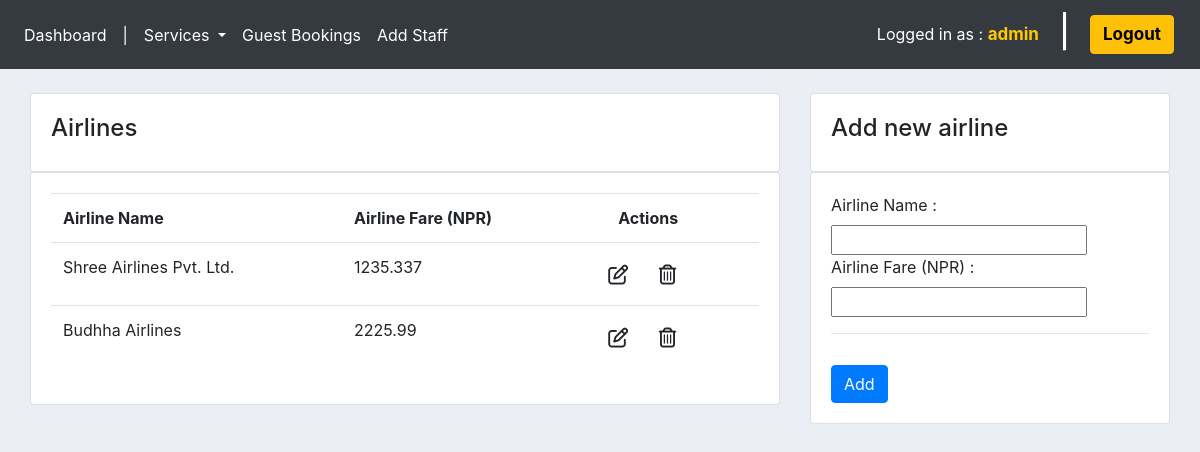
Screenshot of /airlines/ (signed in) with the database file from the repository.
### tour/models.py (models this page shows, shortened)
class Airline(models.Model):
    airlineName = models.CharField(max_length=200, null=True)
    fare = models.FloatField(max_length=200, null=True)

### ums/decorators.py (the view)
        def wrapper_func(request, *args, **kwargs):
            group = None
            if request.user.groups.exists():
                group = request.user.groups.all()[0].name
            if group in allowed_roles:
                return view_func(request, *args, **kwargs)
            else:
                return HttpResponse('Unauthorized access as ' + group + '.')

### tour/forms.py
class AirlineForm(ModelForm):
    class Meta:
        model = Airline
        fields = '__all__'

### tour/views.py (called while the page is built)
@login_required(login_url='login')
@allowed_users(allowed_roles=['admin', 'staff'])
def airlines(request):
    allAirlines = Airline.objects.all()
    form = AirlineForm()
    if request.method == 'POST':
        form = AirlineForm(request.POST)
        if form.is_valid():
            form.save()
            return redirect('airlines')
    context = {'allAirlines': allAirlines, 'form': form}
    return render(request, 'tour/airlines.html', context=context)

### tour/templates/tour/airlines.html (shortened to what this page needs)
{% extends 'ums/main.html' %}
{% load static %}
{% block content %}
<section class="container-fluid">
    <section class="row">
        <section class="col-md-8">
            <div class="card card-body">
                <span>
                    <h4>Airlines</h4>
                </span>
            </div>
            <div class="card card-body">
                <table class="table">
                    <tr>
                        <th>Airline Name</th>
                        <th>Airline Fare (NPR)</th>
                        <th style="padding-left: 35px;">Actions</th>
                    </tr>
                    {% for airline in allAirlines %}
                    <tr>
                        <td>{{airline.airlineName}}</td>
                        <td>{{airline.fare}}</td>
                        <td>
                            <a href="{% url 'update_airline' airline.id %}" class="btn" title="Update"><i class="far fa-edit fa-lg"></i></a>
                            <a href="{% url 'delete_airline' airline.id %}" class="btn" title="Delete"><i class="far fa-trash-alt fa-lg"></i></a>
                        </td>
                    </tr>
                    {% endfor %}
                </table>
            </div>
        </section>
        {% include 'tour/add_airline.html' %}
    </section>
</section>
{% endblock %}

### ums/templates/ums/navbar.html (shortened to what this page needs)
<nav class="navbar navbar-expand-lg navbar-dark bg-dark">
    <nav class="collapse navbar-collapse" id="navbarNav">
        <ul class="navbar-nav">
            <li class="nav-item active">
                <a class="nav-link" href="{% url 'home' %}"> Dashboard</a>
            </li>
            <li class="nav-item active">
                <a class="nav-link"> |</a>
            </li>
            <li class="nav-item dropdown active">
                <a class="nav-link dropdown-toggle" href="#" id="navbarDropdown" role="button" data-toggle="dropdown" aria-haspopup="true" aria-expanded="false"> Services </a>
            </li>
            <li class="nav-item active">
                <a class="nav-link" href="{% url 'guests' %}"> Guest Bookings </a>
            </li>
            <li class="nav-item active">
                <a href="{% url 'add_staff' %}" class="nav-link">Add Staff</a>
            </li>
        </ul>
    </nav>
    <span class="hello-logout">
        Logged in as : <a href=""><b id="username"> {{request.user}} </b></a>
    </span>
    <h2 class="hello-logout">|</h2>
    <span class="hello-logout">
        <button type="button" class="btn btn-warning">
            <a href="{% url 'logout' %}"> <b> Logout </b> </a>
        </button>
    </span>
</nav>
<br>

### static/css/main.css (style rules this page uses)
body { background-color: #ebeff5; }

### ums/templates/ums/navbar.html (style rules this page uses)
.hello-logout { color: #fff; margin: 5px 10px; }
.hello-logout a, a:hover { text-decoration: none; color: #000; }
.hello-logout b { font-size: 17px; }
h2.hello-logout { margin-bottom: 10px; }
#username { color: #ffc800; }

### rows the page displays
Airline: airlineName "Shree Airlines Pvt. Ltd.", fare "1235.337"
Airline: airlineName "Budhha Airlines", fare "2225.99"

### other values shown
{{ request.user }} "admin"
